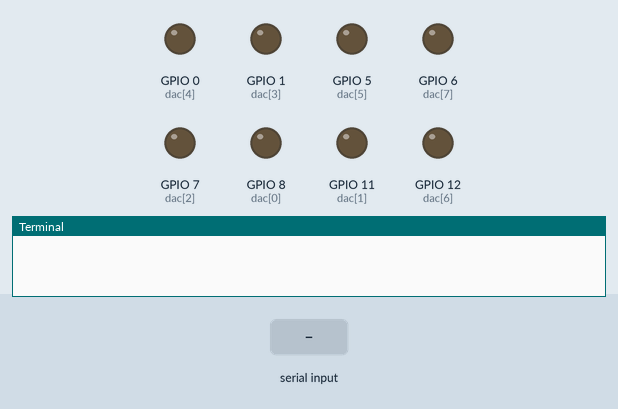
Simulated run of this program. Board: Raspberry Pi (BCM pin numbers). On the bench: output pins drawn as LEDs (lit = HIGH), the last lines printed to the terminal. Inputs (shaded band) come from the test bench.

Above: at 1.2 s.
1.3 s: "5" typed at the terminal, then Enter
At 2.5 s:
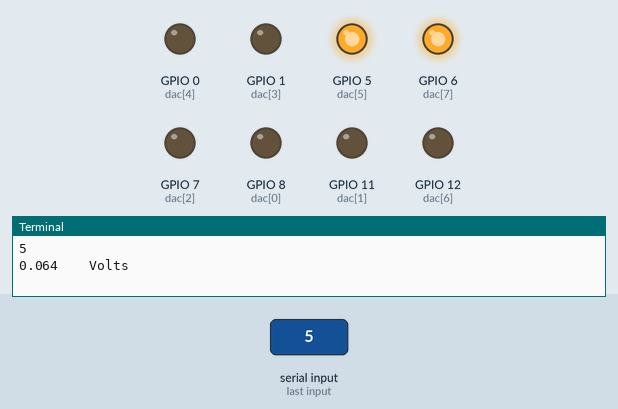
2.8 s: "90" typed at the terminal, then Enter
At 3.6 s:
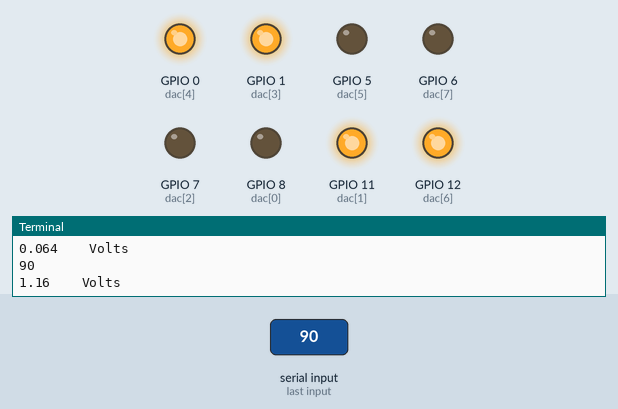
4.3 s: "200" typed at the terminal, then Enter
At 4.7 s:
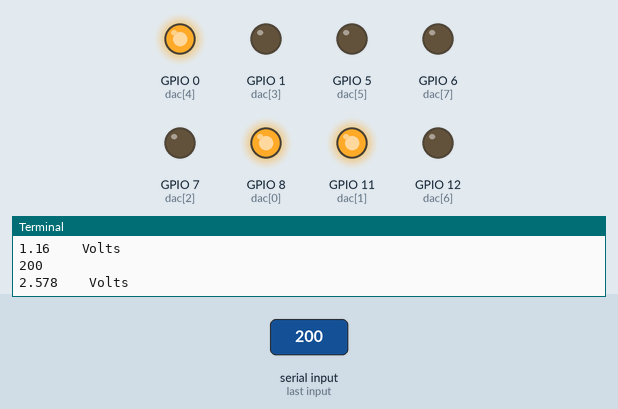
5.8 s: "1" typed at the terminal, then Enter
At 7.0 s:
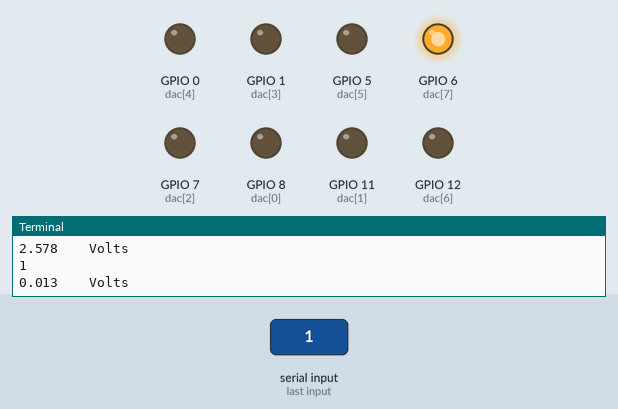
7.3 s: "0" typed at the terminal, then Enter
At 8.2 s:
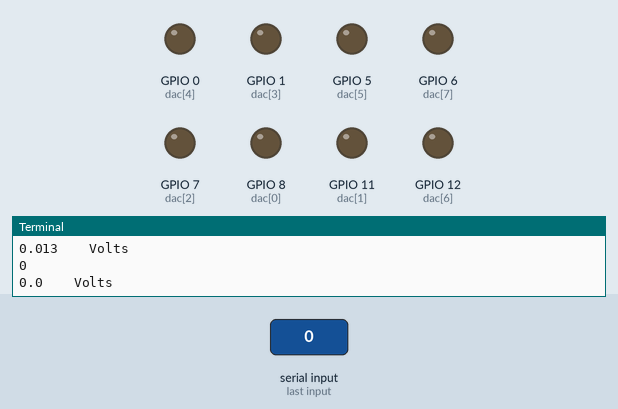
Timing chart, 0 to 9.8 s (numbered marks = the images above; inputs shaded):
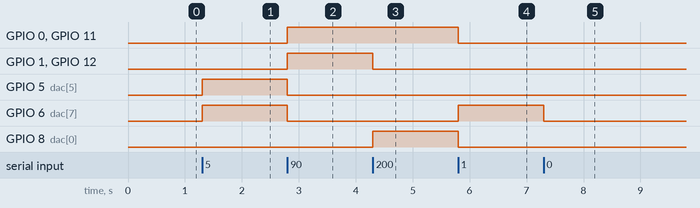

The program:

4-1-dac.py
```python
import RPi.GPIO as GPIO

def decimal_to_binary(x):
        return [int(n) for n in bin(x)[2:].zfill(8)]


try:
        dac = [8, 11, 7, 1, 0, 5, 12, 6]
        GPIO.setmode(GPIO.BCM)
        GPIO.setup(dac, GPIO.OUT)
        while True:
            i = int(round(float(input())))
            a = decimal_to_binary(i)
            print(round(3.3/256 * i, 3), '   Volts')
            GPIO.output(dac,a)


finally:
    GPIO.output(dac,0)
    GPIO.cleanup()
    print("Program was stopped by User")
```

Measured:
- after the input at 1.3 s, GPIO 5 (dac[5]), GPIO 6 (dac[7]): LOW → HIGH at once
- after the input at 2.8 s, GPIO 0 (dac[4]), GPIO 1 (dac[3]), GPIO 11 (dac[1]), GPIO 12 (dac[6]): LOW → HIGH at once; GPIO 5 (dac[5]), GPIO 6 (dac[7]): HIGH → LOW at once
- after the input at 4.3 s, GPIO 1 (dac[3]), GPIO 12 (dac[6]): HIGH → LOW at once; GPIO 8 (dac[0]): LOW → HIGH at once
- after the input at 5.8 s, GPIO 0 (dac[4]), GPIO 8 (dac[0]), GPIO 11 (dac[1]): HIGH → LOW at once; GPIO 6 (dac[7]): LOW → HIGH at once
- after the input at 7.3 s, GPIO 6 (dac[7]): HIGH → LOW at once
